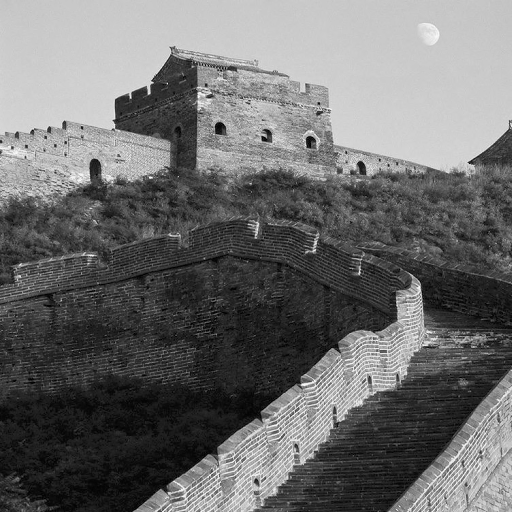
#> input picture ch3/data/citywall.bmp, 512 x 512 px
$ python hist_match.py
#> lines starting #> are read from the running program, lines starting #| are printed output that depends on the picture
### ch3/hist.py
import cv2
import matplotlib.pyplot as plt
import numpy as np


# [10 lines left out: function hist, not called in this run]


def color_map_correct(img):
    return np.where(img == 0, 255, img)


citywall = [
    'citywall',
    cv2.imread('data/citywall.bmp', 0),
    cv2.imread('data/citywall1.bmp', 0),
    cv2.imread('data/citywall2.bmp', 0),
]
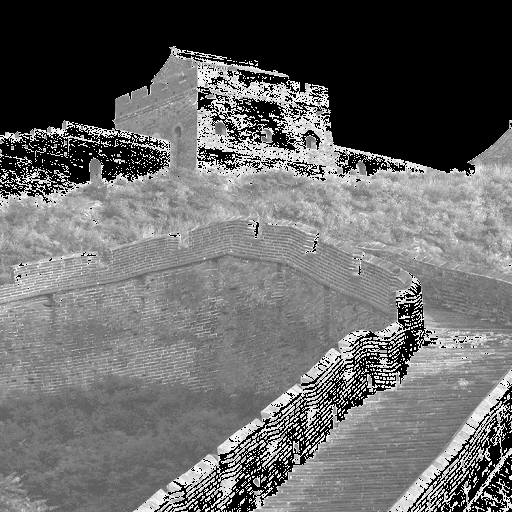
#> input picture ch3/data/citywall1.bmp, 512 x 512 px
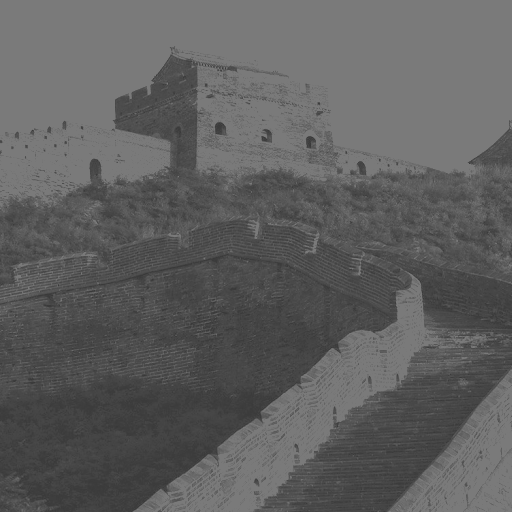
#> input picture ch3/data/citywall2.bmp, 512 x 512 px
elain = [
    'elain',
    cv2.imread('data/elain.bmp', 0),
    cv2.imread('data/elain1.bmp', 0),
    cv2.imread('data/elain2.bmp', 0),
    cv2.imread('data/elain3.bmp', 0),
]
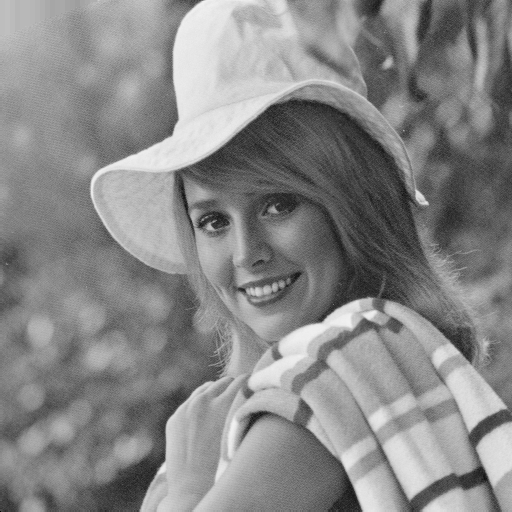
#> input picture ch3/data/elain.bmp, 512 x 512 px
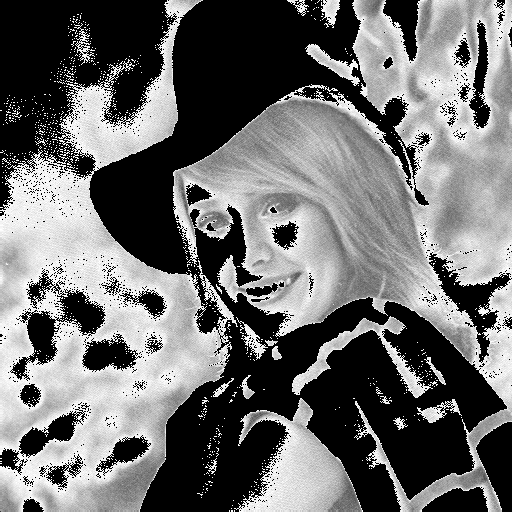
#> input picture ch3/data/elain1.bmp, 512 x 512 px
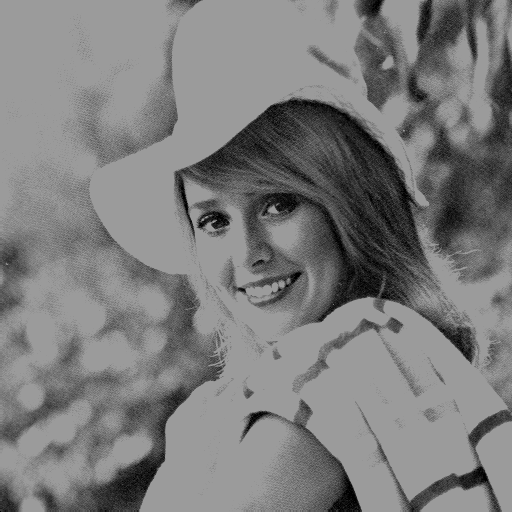
#> input picture ch3/data/elain2.bmp, 512 x 512 px
lena = [
    'lena',
    cv2.imread('data/lena.bmp', 0),
    cv2.imread('data/lena1.bmp', 0),
    cv2.imread('data/lena2.bmp', 0),
    cv2.imread('data/lena4.bmp', 0),
]
women = [
    'women',
    cv2.imread('data/woman.BMP', 0),
    cv2.imread('data/woman1.BMP', 0),
    cv2.imread('data/woman2.BMP', 0),
]

elain[2] = color_map_correct(elain[2])
citywall[2] = color_map_correct(citywall[2])
lena[2] = color_map_correct(lena[2])
women[2] = color_map_correct(women[2])


# [5 lines that do not run on import are left out]

### ch3/hist_match.py
import numpy as np
import cv2
import matplotlib.pyplot as plt
from hist import citywall, lena, elain, women


def match(img_ori, img_ref):
    hist_ori = cv2.calcHist([img_ori], [0], None, [256], [0, 255])
    hist_ori = hist_ori / np.sum(hist_ori)
    hist_ref = cv2.calcHist([img_ref], [0], None, [256], [0, 255])
    hist_ref = hist_ref / np.sum(hist_ref)
    sum_ori = np.cumsum(hist_ori)
    sum_ref = np.cumsum(hist_ref)
    img_out = np.zeros_like(img_ori)

    for i in range(len(hist_ori)):
        tmp = np.abs(sum_ori[i] - sum_ref)
        smallest_idx = np.argwhere(tmp == np.min(tmp))[0, 0]
        img_out[img_ori == i] = smallest_idx
    return img_out


def draw_comparable_pic(img_ori, img_ref):
    img_matched = match(img_ori, img_ref)
    plt.figure(figsize=(12, 8))
    plt.subplot(2, 3, 1)
    plt.title("Origin Image")
    plt.imshow(img_ori, cmap="gray")
    plt.subplot(2, 3, 2)
    plt.title("Referred Image")
    plt.imshow(img_ref, cmap="gray")
    plt.subplot(2, 3, 3)
    plt.title("Matched Image")
    plt.imshow(img_matched, cmap="gray")
    plt.subplot(2, 3, 4)
    plt.title("Origin Histogram")
    plt.hist(img_ori.ravel(), 256, [0, 256])
    plt.subplot(2, 3, 5)
    plt.title("Referred Histogram")
    plt.hist(img_ref.ravel(), 256, [0, 256])
    plt.subplot(2, 3, 6)
    plt.title("Matched Histogram")
    plt.hist(img_matched.ravel(), 256, [0, 256])
    plt.show()


if __name__ == '__main__':
    for img in citywall[2:]:
        draw_comparable_pic(img, citywall[1])
#> this loop made 2 passes
    for img in elain[2:]:
#> (the run stopped early here; a loop or call above may not have finished)
